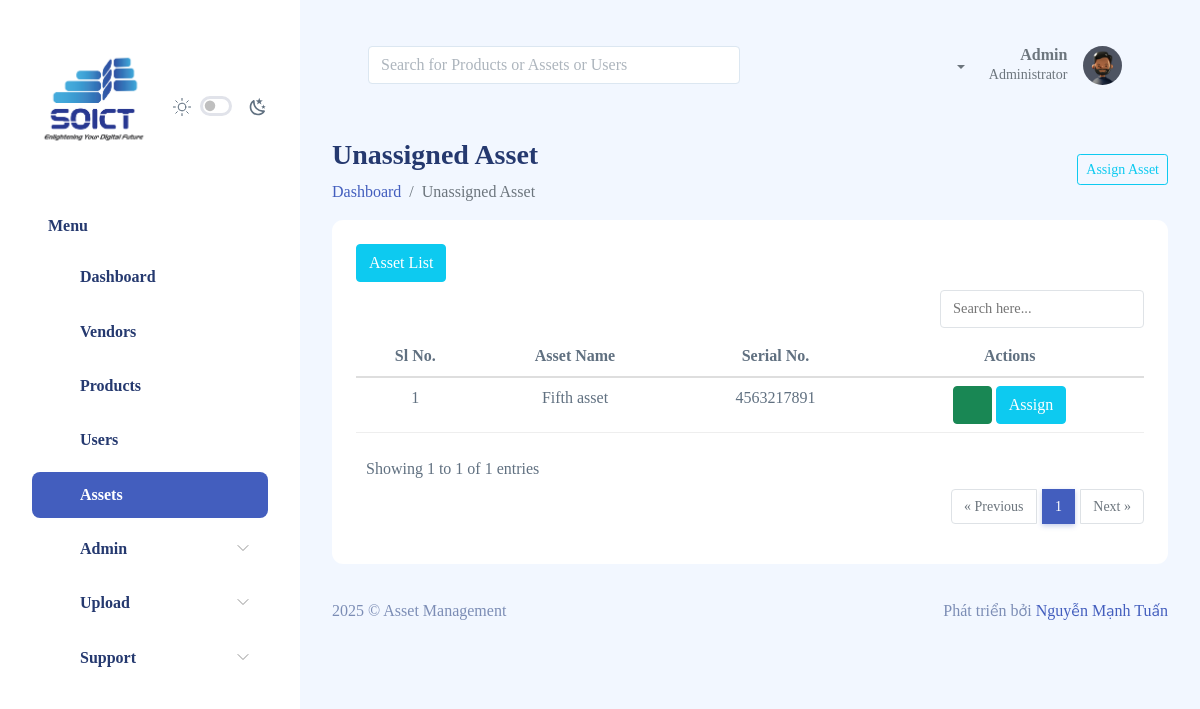
The app's page /assets/unassigned-list (signed in), older data.
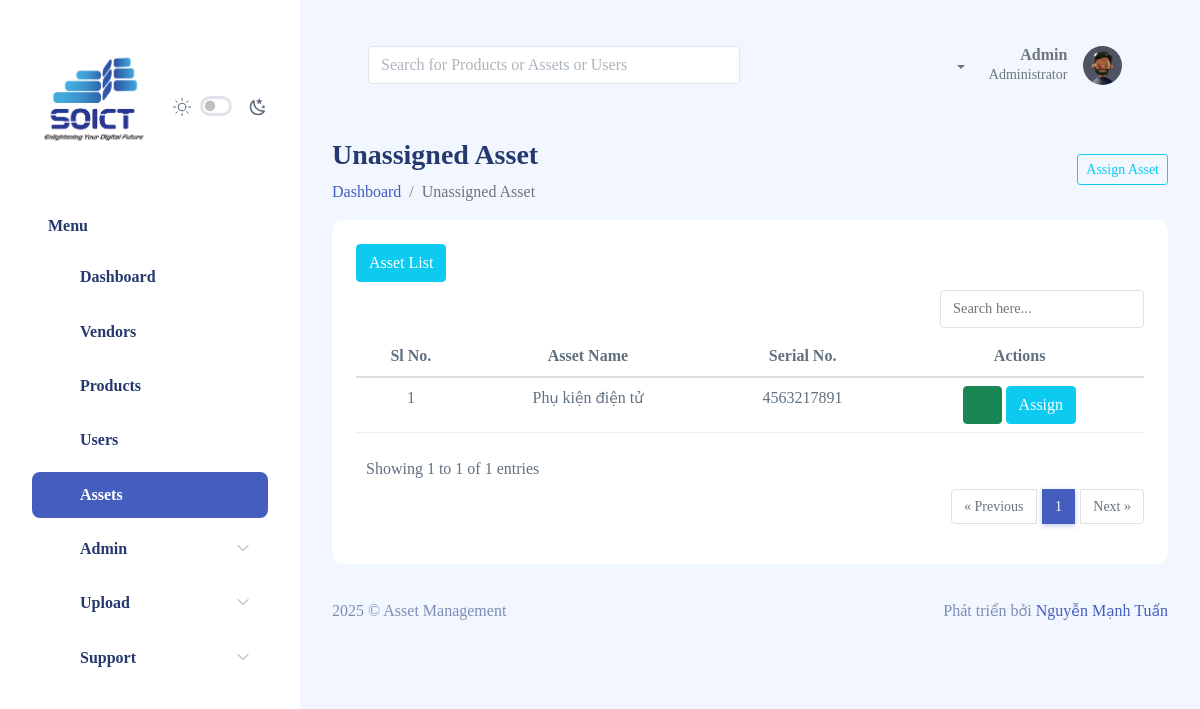
The same page, newer data.
### assets/models.py (models this page shows, shortened)
class Asset(TimeStampModel, SoftDeleteModel):
    STATUS_CHOICES = [
        (0, 'Assigned'),
        (1, 'Available'),
        (2, 'Repair Required'),
        (3, 'Lost/Stolen'),
        (4, 'Broken'),
        (5, 'Ready To Deploy'),
        (6, 'Out for Repair')
    ]
    status = models.IntegerField(choices=STATUS_CHOICES, default=1)
    id = models.UUIDField(primary_key=True, default=uuid.uuid4, editable=False)
    tag = models.CharField(max_length=255, blank=False, null=True)
    name = models.CharField(max_length=255, blank=True, null=True)
    serial_no = models.CharField(max_length=45, blank=True, null=True)
    price = models.FloatField(blank=True, null=True)
    asset_status=models.ForeignKey(AssetStatus, models.DO_NOTHING, null=True, blank=True)
    purchase_date = models.DateField(blank=True, null=True)
    warranty_expiry_date = models.DateField(blank=True, null=True)
    purchase_type = models.CharField(max_length=45, blank=True, null=True)
    description = models.TextField(blank=True, null=True)
    is_assigned = models.BooleanField(default=False)
    product = models.ForeignKey(Product, models.PROTECT, blank=True, null=True)
    vendor = models.ForeignKey(Vendor, models.PROTECT, blank=True, null=True)
    location = models.ForeignKey(Location, models.DO_NOTHING, blank=True, null=True)
    organization = models.ForeignKey(Organization, models.DO_NOTHING, blank=True, null=True)
    history = HistoricalRecords()

### assets/views.py (the view)
# urls.py: path('unassigned-list', views.unassigned_list, name='unassigned_list'),
@login_required
@user_passes_test(manage_access_for_assign_assets)
def unassigned_list(request):
    assign_asset_list = Asset.objects.filter(
        organization=request.user.organization or None,is_assigned=False).order_by('-created_at')
    paginator = Paginator(assign_asset_list, PAGE_SIZE, orphans=ORPHANS)
    page_number = request.GET.get('page')
    page_object = paginator.get_page(page_number)
    context = {
        'sidebar': 'assets',
        'submenu': 'assigned-assets',
        'page_object': page_object,
        'title': 'Assigned Assets'
    }
    return render(request, 'assets/unassigned-list.html', context=context)

### assets/views.py (called while the page is built)
def manage_access_for_assign_assets(user):
    permissions_list = [
        'authentication.reassign_assign_asset',
        'authentication.add_assign_asset',
        'authentication.delete_assign_asset',
    ]
    for permission in permissions_list:
        if user.has_perm(permission):
            return True
    return False

### templates/assets/unassigned-list.html (shortened to what this page needs)
{% extends 'layouts/main-layout.html' %}
{% block content %}
<div class="page-heading">
    <div class="d-flex justify-content-between">
        <div class="page-title">
            <h3>Unassigned Asset</h3>
            <nav aria-label="breadcrumb">
                <ol class="breadcrumb">
                    <li class="breadcrumb-item"><a href="/">Dashboard</a></li>
                    <li class="breadcrumb-item active" aria-current="page">Unassigned Asset</li>
                </ol>
            </nav>
        </div>
        {% if perms.authentication.add_assign_asset %}
            <div>
                <button type="button"
                    class="btn btn-sm btn-outline-info my-3 "
                    hx-get="{% url 'assets:assign_asset' %}"
                    hx-target="#assign-asset-modal-content"
                    data-bs-toggle="modal"
                    data-bs-target="#assign-asset-modal"
                >Assign Asset</button>
            </div>
        {% endif %}
    </div>
    <section class="section">
        <div class="card">
            <div class="card-body">
                {% if page_object %}
                    <a href="{% url 'assets:list' %}" class="btn btn btn-info">Asset List</a>
                    <div class="d-flex justify-content-end my-2 gap-2">
                        <input name="search_text" type="search" class='dataTable-input' autocomplete="off" placeholder='Search here...'
                            hx-get="{% url 'assets:assign_asset_search' page_object.number %}" hx-trigger="keyup changed delay:500ms, search" hx-target="#search_result">
                    </div>
                {% endif %}
                <table class="table table-hover text-center" id="table1">
                    <thead>
                        <tr>
                            <th>Sl No.</th>
                            <th>Asset Name</th>
                            <th>Serial No.</th>
                            {% if perms.authentication.reassign_assign_asset or perms.authentication.delete_assign_asset%}
                                <th>Actions</th>
                            {% endif %}
                        </tr>
                    </thead>
                    {% if page_object %}
                    <tbody id="search_result">
                          {% for assign_asset in page_object %}
                        <tr>
                            <td>{{page_object.start_index|add:forloop.counter0}}</td>
                            <td>{{assign_asset.name}}</td>
                            <td>{{assign_asset.serial_no}}</td>
                            <td>
                                <a href="{% url 'assets:details' assign_asset.id %}" class="btn btn-success"><i class="bi bi-eye-fill"></i></a>
                                {% if perms.authentication.reassign_assign_asset %}
                                <button type="button"
                                    class="btn btn-info"
                                    hx-get="{% url 'assets:assign_asset_in_asset_list' assign_asset.id %}"
                                    hx-target="#assign-asset-modal-list-content"
                                    data-bs-toggle="modal"
                                    data-bs-target="#assign-asset-list-modal">
                                    Assign
                                </button>
                                {% endif %}
                            </td>
                        </tr>
                        {% endfor %}
                    </tbody>
                    {% else %}
                      <div class="alert alert-info" role="alert">
                        No record available!
                      </div>
                    {% endif %}
                </table>
                {% include 'commons/pagination.html' %}
            </div>
        </div>
    </section>
</div>
{% endblock content%}

Row changes from the older to the newer data that the page shows:
changed Asset: name "Fifth asset" → "Phụ kiện điện tử"
